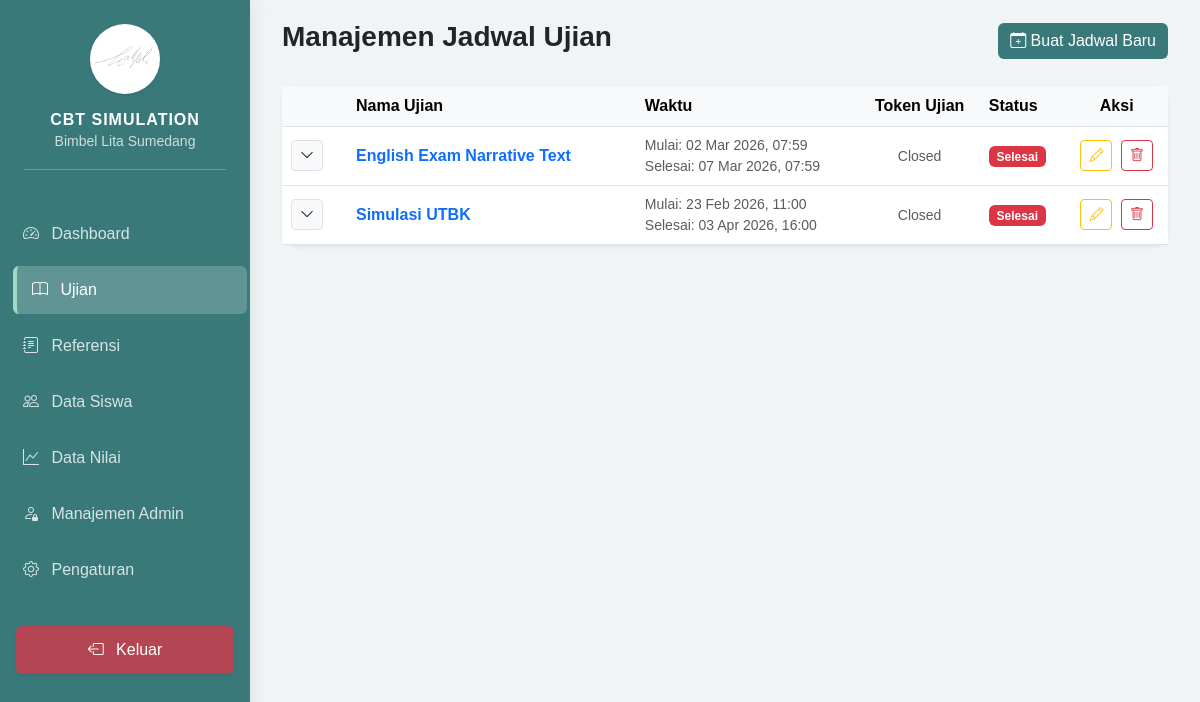
/admin/dashboard.php?page=exams (signed in), run on the app's committed database.
### tables this page shows
CREATE TABLE `exams` (
  `id` int NOT NULL,
  `exam_name` varchar(255) NOT NULL,
  `start_date` datetime NOT NULL,
  `end_date` datetime NOT NULL,
  `is_active` tinyint(1) DEFAULT '1',
  `created_at` timestamp NULL DEFAULT CURRENT_TIMESTAMP
);

### admin/modules/exams/index.php (the view, shortened to what this page needs)
<?php
require_once '../config/database.php';
$stmt = $pdo->query("SELECT * FROM exams ORDER BY start_date DESC");
$exams = $stmt->fetchAll();
?>
<div class="d-flex justify-content-between align-items-center mb-4">
    <h3 class="fw-bold">Manajemen Jadwal Ujian</h3>
    <button class="btn btn-primary" data-bs-toggle="modal" data-bs-target="#addExamModal">
        <i class="bi bi-calendar-plus"></i> Buat Jadwal Baru
    </button>
</div>
<div class="card border-0 shadow-sm">
    <div class="card-body p-0">
        <div class="table-responsive">
            <table class="table table-hover mb-0 align-middle">
                <thead class="table-light">
                    <tr>
                        <th width="50px"></th>
                        <th class="px-4">Nama Ujian</th>
                        <th>Waktu</th>
                        <th class="text-center">Token Ujian</th> <th>Status</th>
                        <th class="text-center">Aksi</th>
                    </tr>
                </thead>
                <tbody>
                    <?php foreach ($exams as $e): ?>
                    <?php
                        $now = date('Y-m-d H:i:s');
                        $is_started = ($now >= $e['start_date'] && $now <= $e['end_date']);
                        $is_finished = ($now > $e['end_date']);
                    ?>
                    <tr>
                        <td class="text-center">
                            <button class="btn btn-sm btn-light border" type="button" data-bs-toggle="collapse" data-bs-target="#subject-<?= $e['id'] ?>">
                                <i class="bi bi-chevron-down"></i>
                            </button>
                        </td>
                        <td class="px-4 fw-bold text-primary"><?= htmlspecialchars($e['exam_name']) ?></td>
                        <td>
                            <small class="d-block text-muted">Mulai: <?= date('d M Y, H:i', strtotime($e['start_date'])) ?></small>
                            <small class="d-block text-muted">Selesai: <?= date('d M Y, H:i', strtotime($e['end_date'])) ?></small>
                        </td>
                        <td class="text-center">
                            <?php if ($is_started): ?>
                                <div id="token-box-<?= $e['id'] ?>">
                                    <button class="btn btn-sm btn-outline-primary" onclick="initToken(<?= $e['id'] ?>)">
                                        <i class="bi bi-key"></i> Release Token
                                    </button>
                                </div>
                            <?php elseif ($is_finished): ?>
                                <span class="text-muted small">Closed</span>
                            <?php else: ?>
                                <span class="text-muted small">Belum Mulai</span>
                            <?php endif; ?>
                        </td>
                        <td>
                            <?php
                            if ($now < $e['start_date']) echo '<span class="badge bg-warning">Belum Mulai</span>';
                            elseif ($now > $e['end_date']) echo '<span class="badge bg-danger">Selesai</span>';
                            else echo '<span class="badge bg-success">Berlangsung</span>';
                            ?>
                        </td>
                        <td class="text-center">
                            <button class="btn btn-sm btn-outline-warning me-1" data-bs-toggle="modal" data-bs-target="#editExamModal<?= $e['id'] ?>">
                                <i class="bi bi-pencil"></i>
                            </button>
                            <a href="modules/exams/process.php?action=delete&id=<?= $e['id'] ?>"
                               class="btn btn-sm btn-outline-danger"
                               onclick="return confirm('Menghapus Exam akan menghapus semua Subject di dalamnya. Lanjutkan?')">
                                <i class="bi bi-trash"></i>
                            </a>
                        </td>
                    </tr>
                    <?php endforeach; ?>
                </tbody>
            </table>
        </div>
    </div>
</div>

### includes/header.php (style rules this page uses)
:root { --sidebar-width: 250px; --primary-teal: #3a797a; --mint-green: #a2d9c1; --mint-light: #f0fdf4; }
body { background-color: #f0f4f4; font-family: 'Poppins', sans-serif; }
.card { border-radius: 15px; border: none; box-shadow: 0 5px 15px rgba(0,0,0,0.05); }
.btn-primary { background-color: var(--primary-teal); border: none; }

### data on the page
exams: exam_name "English Exam Narrative Text", start_date "02 Mar 2026, 07:59", end_date "07 Mar 2026, 07:59", shows "Closed", shows "Selesai"
exams: exam_name "Simulasi UTBK", start_date "23 Feb 2026, 11:00", end_date "03 Apr 2026, 16:00", shows "Closed", shows "Selesai"

### other printed values
$site_app_name "CBT SIMULATION"
$site_bimbel_name "Bimbel Lita Sumedang"
